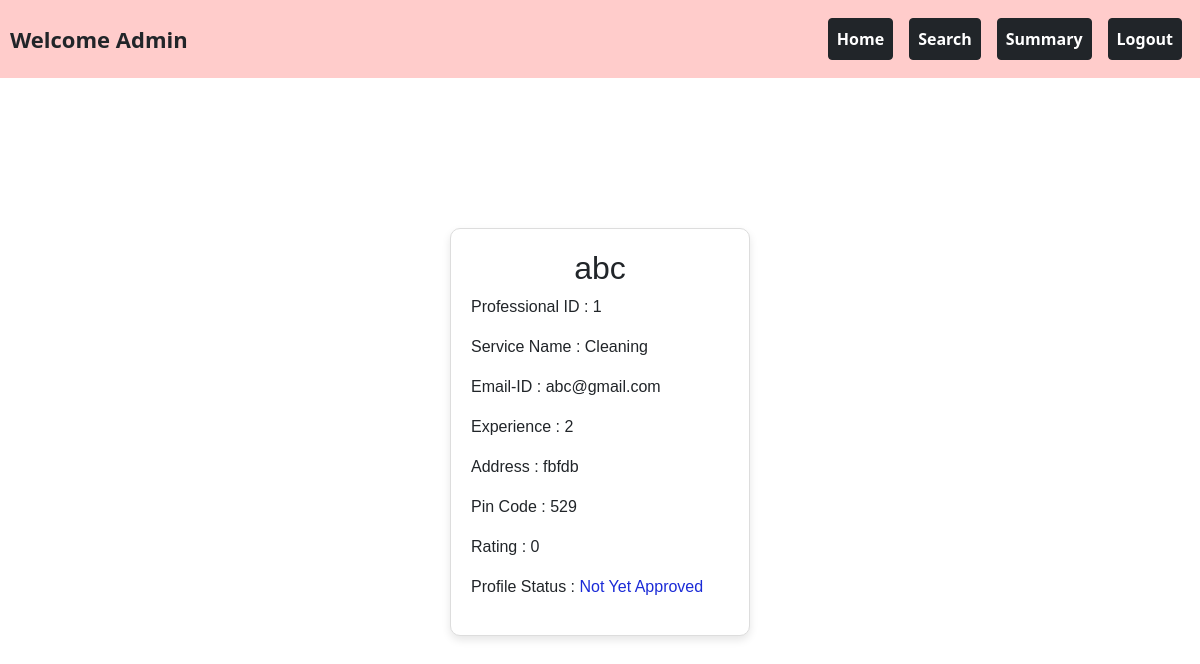
/professional/1, run on an earlier commit of the app's database.
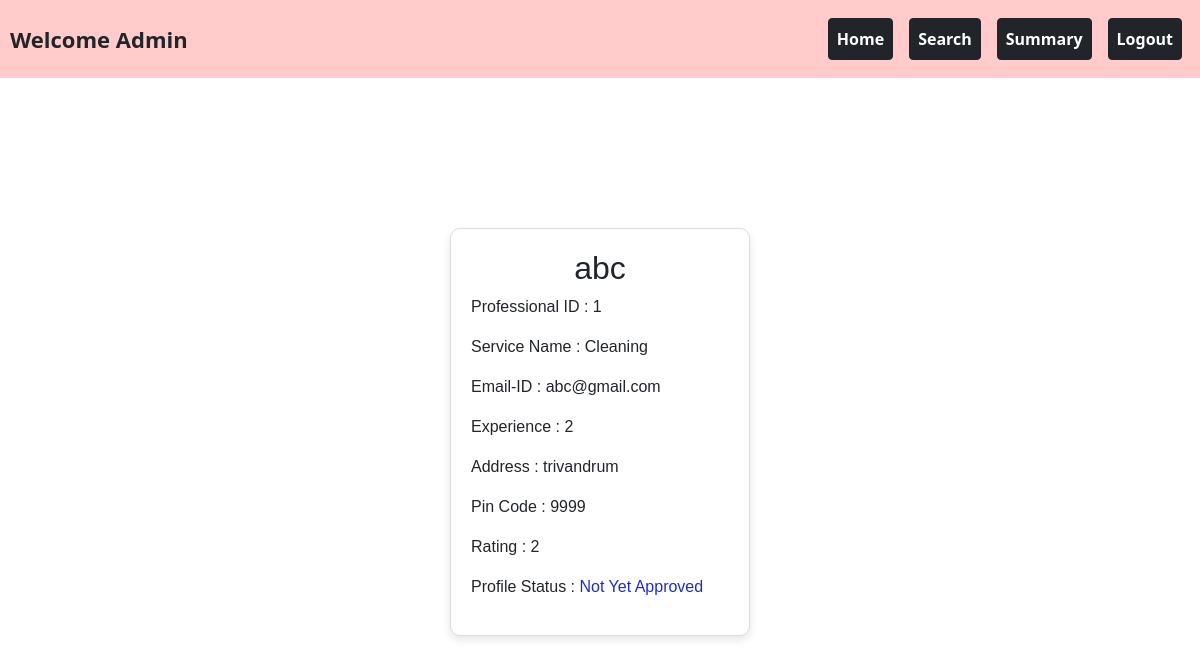
And on a later commit of the database.
### backend/models.py (models this page shows)
class Professional_Info(db.Model):
    __tablename__="professional_info"
    id=db.Column(db.Integer,primary_key=True)
    email_id=db.Column(db.String,unique=True,nullable=False)
    password=db.Column(db.String,nullable=False)
    full_name=db.Column(db.String,nullable=False)
    experience=db.Column(db.Integer,nullable=False)
    proof_doc=db.Column(db.String,nullable=False)
    address=db.Column(db.String,nullable=False)
    pin_code=db.Column(db.Integer,nullable=False)
    service_id=db.Column(db.Integer,db.ForeignKey("service.id"))
    rating=db.Column(db.Integer,default=0)
    price=db.Column(db.Integer,nullable=True)
    profile_status=db.Column(db.Integer,default=0) #not accepted yet=0 ,accepted=1
    blocked_status=db.Column(db.Integer,default=0) #not blocked=0, 1-blocked
    service_requests=db.relationship("Service_Request",cascade="all,delete",backref="professional_info",lazy=True)

### backend/controller.py (the view)
@app.route('/professional/<int:prof_id>')
def professional(prof_id):
    professional=Professional_Info.query.get(prof_id)
    service=Service.query.filter_by(id=professional.service_id).first()
    service_name=service.name
    return render_template("prof_profile(admin).html",prof=professional,name=service_name)

### templates/prof_profile(admin).html (shortened to what this page needs)
<!DOCTYPE html>
<html lang="en">
<head>
    <link href="https://cdn.jsdelivr.net/npm/bootstrap@5.0.2/dist/css/bootstrap.min.css" rel="stylesheet">
</head>
    <body>
        <div class="container-fluid" style="background-color: #ffcccb; padding: 10px;">
            <nav class="navbar navbar-expand-lg navbar-light w-100">
                <div style="font-size: 22px;"><strong>Welcome Admin</strong></div>
                <div class="collapse navbar-collapse justify-content-end" id="navbarNav">
                    <ul class="navbar-nav">
                        <li class="nav-item">
                            <a class="nav-link btn btn-dark mx-2 text-white fw-bold" href="{{url_for('admin_dashboard')}}">Home</a>
                        </li>
                        <li class="nav-item">
                            <a class="nav-link btn btn-dark mx-2 text-white fw-bold" href="{{url_for('search_tab_admin')}}">Search</a>
                        </li>
                        <li class="nav-item">
                            <a class="nav-link btn btn-dark mx-2 text-white fw-bold" href="#summary">Summary</a>
                        </li>
                        <li class="nav-item">
                            <a class="nav-link btn btn-dark mx-2 text-white fw-bold" href="/">Logout</a>
                        </li>
                    </ul>
                </div>
            </nav>
        </div>
        <div class="card">
            <h2>{{prof.full_name}}</h2>
            <div style="text-align: left;">
                <p>Professional ID : {{prof.id}}</p>
                <p>Service Name : {{name}}</p>
                <p>Email-ID : {{prof.email_id}}</p>
                <p>Experience : {{prof.experience}}</p>
                <p>Address : {{prof.address}}</p>
                <p>Pin Code : {{prof.pin_code}}</p>
                <p>Rating : {{prof.rating}}</p>
                <p>Profile Status : {% if prof.profile_status==0 and prof.blocked_status==0 %} <span style="color: rgb(27, 43, 215);"> Not Yet Approved </span> {% elif prof.profile_status==1 and prof.blocked_status==0 %} <span style="color: rgb(26, 167, 43);"> Active Account </span> {% else %} <span style="color: rgb(233, 30, 30);">Blocked {% endif %}</span></p>
        </div>
    </body>
</html>

What changed in the data, as far as the page shows it:
changed Professional_Info "abc": address "fbfdb" → "trivandrum"; pin_code "529" → "9999"; rating "0" → "2"
